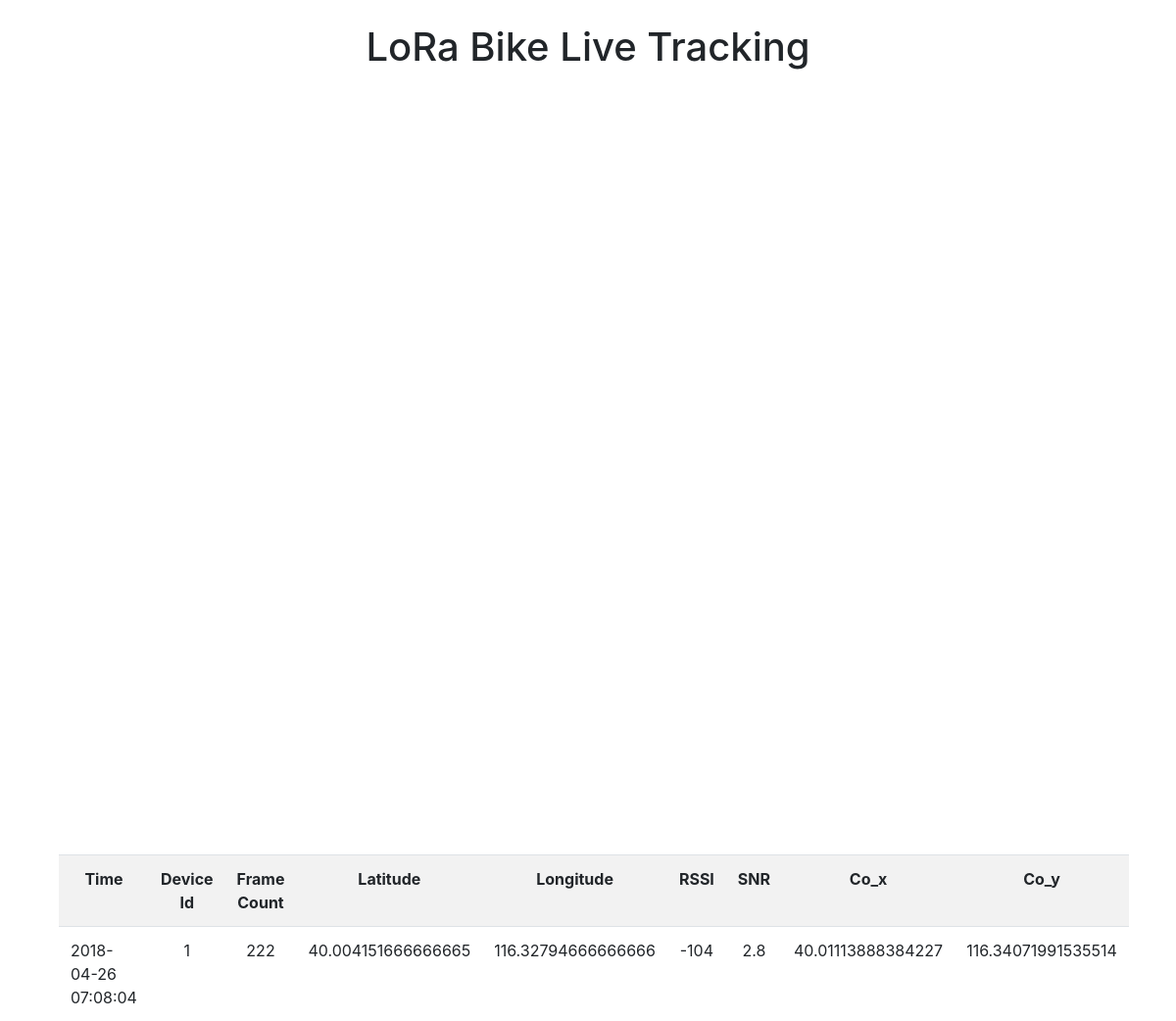
Page /lorabikeapp/livemap/1-1/ on the earlier database version.
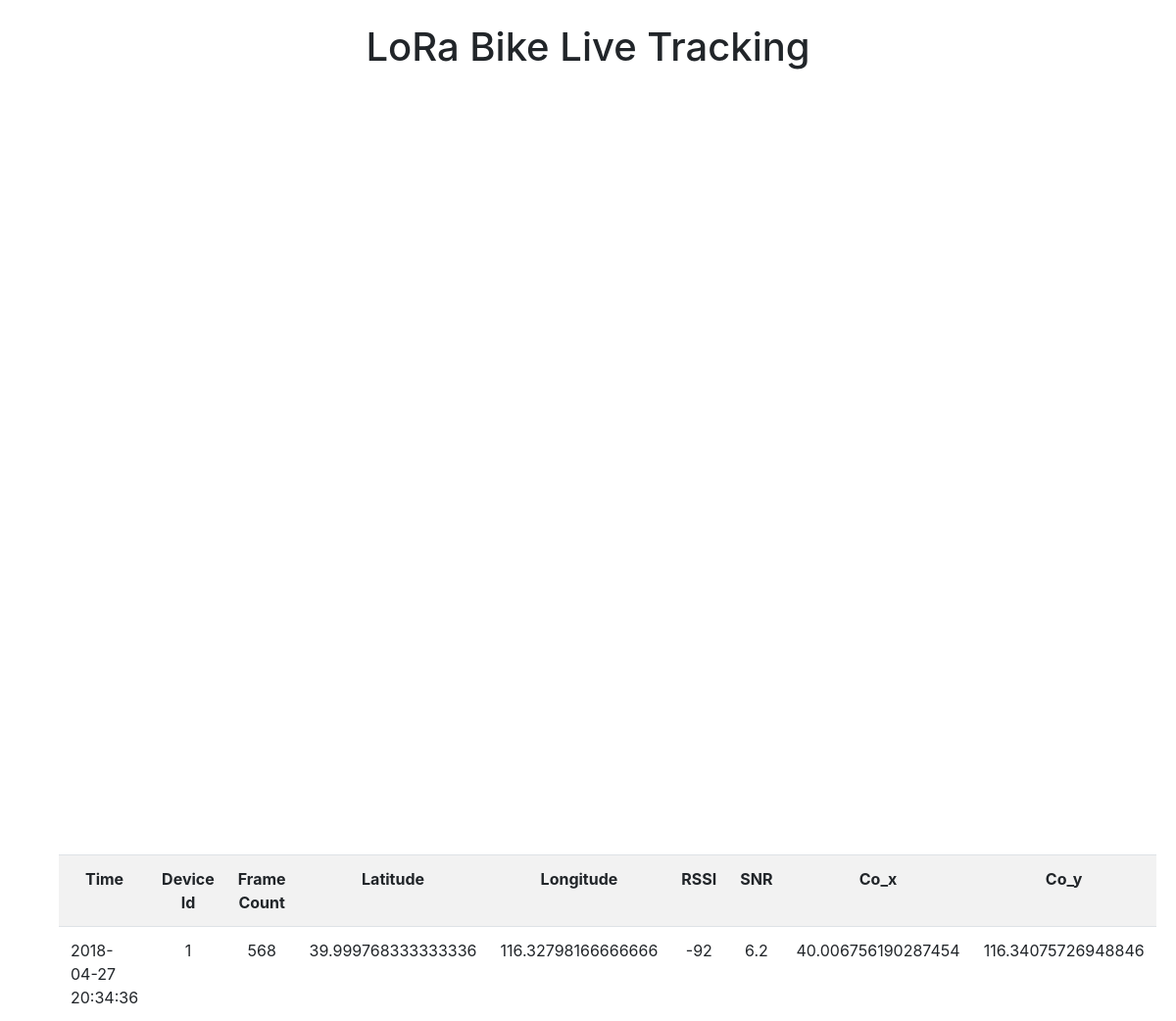
Same page on the later database version.
### lorabikeapp/models.py (models this page shows)
class Location(models.Model):
  device_id = models.PositiveIntegerField(default = 0)
  frame_count = models.PositiveIntegerField(default = 0)
  track_time = models.DateTimeField(auto_now_add = True)
  latitude = models.FloatField(default = 0)
  longitude = models.FloatField(default = 0)
  co_x = models.FloatField(default = 0)
  co_y = models.FloatField(default = 0)
  snr = models.FloatField(default = 0)
  rssi = models.IntegerField(default = 0)

### lorabikeapp/views.py (the view)
# urls.py: path('livemap/<int:begin_id>-<int:end_id>/', views.livemap, name='livemap'),
def livemap(request, begin_id, end_id):
  if request.method == 'GET':
    context = []
    for dev_id in range(begin_id, end_id + 1):
      locations = Location.objects.filter(device_id=dev_id).order_by('-id')
      if locations:
        context.append(get_dict_from_record(locations[0]))
      else:
        context.append(get_dict_from_record(None))
    return render(request, 'livemap.html', {'record_list': context})

### lorabikeapp/views.py (called while the page is built, shortened)
def get_dict_from_record(location):
  if location:
    context = {'device_id': location.device_id,
               'latitude': location.latitude,
               'longitude': location.longitude,
               'co_x': location.co_x,
               'co_y': location.co_y,
               'track_time': timezone.localtime(location.track_time).strftime("%Y-%m-%d %H:%M:%S"),
               'frame_count': location.frame_count,
               'snr': location.snr,
               'rssi': location.rssi}
  return context

### lorabikeapp/templates/livemap.html (shortened to what this page needs)
<!DOCTYPE html>
<html lang="zh">
{% load static %}
<head>
  <link rel="stylesheet" href="https://stackpath.bootstrapcdn.com/bootstrap/4.0.0/css/bootstrap.min.css" />
  <link rel="stylesheet" href="{% static 'css/livemap.css' %}" />
</head>
<body>
  <h1>LoRa Bike Live Tracking</h1>
  <div id="track-map"></div>
  {% if record_list %}
    <table class='table table-hover table-striped'>
      <tr>
        <th>Time</th>
        <th>Device Id</th>
        <th>Frame Count</th>
        <th>Latitude</th>
        <th>Longitude</th>
        <th>RSSI</th>
        <th>SNR</th>
        <th>Co_x</th>
        <th>Co_y</th>
      </tr>
    {% for record in record_list %}
      <tr>
        <td class='tr-num'>{{ record.track_time }}</td>
        <td class='id-num'>{{ record.device_id }}</td>
        <td class='fr-num'>{{ record.frame_count }}</td>
        <td class='la-num'>{{ record.latitude }}</td>
        <td class='lo-num'>{{ record.longitude }}</td>
        <td class='rs-num'>{{ record.rssi }}</td>
        <td class='sn-num'>{{ record.snr }}</td>
        <td class='x-num'>{{ record.co_x }}</td>
        <td class='y-num'>{{ record.co_y }}</td>
    {% endfor %}
  {% else %}
    <p>No data records are available.</p>
  {% endif %}
</body>
</html>

### lorabikeapp/static/css/livemap.css (style rules this page uses)
html { height: 100%; }
body { height: 100%; margin: 2% 5%; }
h1 { text-align: center; }
#track-map { height: 90%; margin-top: 40px; margin-bottom: 40px; }
th { text-align: center; }
.id-num, .fr-num, .rs-num, .sn-num { text-align: center; }

Differences in the rows shown:
no longer on this page (row unchanged): Location: latitude "40.004151666666665", longitude "116.32794666666666", snr "2.8", co_x "40.01113888384227", co_y "116.34071991535514"
added Location: latitude "39.999768333333336", longitude "116.32798166666666", snr "6.2", co_x "40.006756190287454", co_y "116.34075726948846"
Other differences:
new list line: "2018-04-27 20:34:36 1 568 -92"
list line gone: "2018-04-26 07:08:04 1 222 -104"
